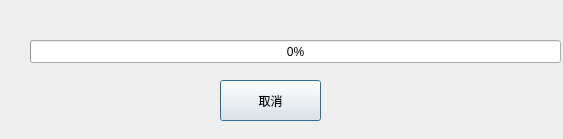
<?xml version="1.0" encoding="UTF-8"?>
<ui version="4.0">
 <class>AutoUpdateClass</class>
 <widget class="QDialog" name="AutoUpdateClass">
  <property name="geometry">
   <rect>
    <x>0</x>
    <y>0</y>
    <width>563</width>
    <height>139</height>
   </rect>
  </property>
  <property name="windowTitle">
   <string>自动更新</string>
  </property>
  <widget class="QPushButton" name="btnCancel">
   <property name="geometry">
    <rect>
     <x>220</x>
     <y>80</y>
     <width>101</width>
     <height>41</height>
    </rect>
   </property>
   <property name="text">
    <string>取消</string>
   </property>
  </widget>
  <widget class="QProgressBar" name="progressBarDownload">
   <property name="geometry">
    <rect>
     <x>30</x>
     <y>40</y>
     <width>531</width>
     <height>23</height>
    </rect>
   </property>
   <property name="value">
    <number>0</number>
   </property>
  </widget>
 </widget>
 <layoutdefault spacing="6" margin="11"/>
 <resources>
  <include location="autoupdate.qrc"/>
 </resources>
 <connections/>
</ui>
